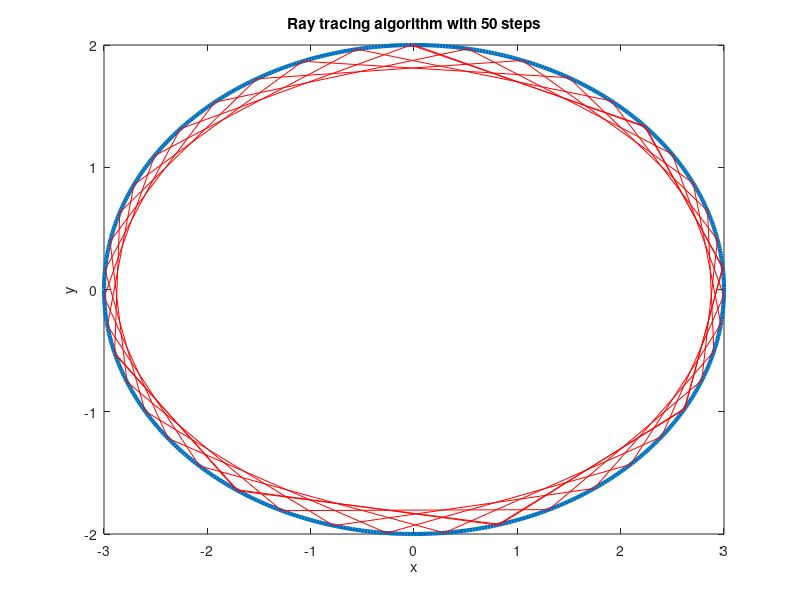

Source code (MATLAB):
clc; clear; close all

%% Problem1 (a)
close all;
clear;
clc;
f=@(x) x^3-3*x^2+3; %the function
x0 = 1;
x1 = 2;
fprintf("x(0)=1\n")
fprintf("x(1)=2\n")
for i=1:4
    f0=f(x0); %Calculating the value of function at x0
    f1=f(x1); %Calculating the value of function at x1
    y=x1-((x1-x0)/(f1-f0))*f1; %[x0,x1] is the interval of the root
    err=abs(y-x1);
    fprintf("x(%d)=%.16f\n ",i+1,y)
    x0=x1;
    x1=y;
end
%% Problem1 (b)
close all;
clear;
clc;
x(1) = 1.5;
ff = @(xx) xx^3-3*xx^2+3;
ffprime = @(xx) 3*xx^2 - 6*xx;
for i = 1:6
    % The actual Newton step
    x(i+1) = x(i) - ff(x(i))/ffprime(x(i));
    fprintf('x(%d)=%.16f\n', i-1,x(i));
end
%% Problem1 (c)
close all;
clear;
clc;
x(1) = 2.1;
ff = @(xx) xx^3 -3*xx^2+3;
ffprime = @(xx) 3*xx^2 - 6*xx;
for i = 1:8
    % The actual Newton step
    x(i+1) = x(i) - ff(x(i))/ffprime(x(i));
    fprintf('x(%d)=%.16f\n', i-1,x(i));
end


%% problem 4
close all;
clear;
clc;
x(1) = 3;
ff = @(xx) (xx/3)^2+(1-0.15*xx)^2-1;
ffprime = @(xx) (2/3)*(xx/3)+(2-0.3*xx)*(-0.3/2);
tol = 1e-6;
disp("x( 1) =3")
for i = 1:100
    % The actual Newton step
    x(i+1) = x(i) - ff(x(i))/ffprime(x(i));
    fprintf('x(%2d) =%.16f \n',i+1, x(i+1));
    if (abs(ff(x(i+1)))<tol)
        fprintf('Converged after %d iterations.\n', i);
        fprintf('x(%2d) =%.16f \n',i+1, x(i+1));
        fprintf('Rt = [%.16f, %.16f]',x(i+1), 2-0.3*x(i+1));
        break
    end
    
end

%% problem 5
close all;
clear;
clc;
x(1) = 0;
y(1) = 2;
u(1) = 1;
v(1) = -0.3; % set starting point and initial ray direction
tol = 1e-6; 
for ii = 1:50
    ff = @(tt) ((x(ii)+tt*u(ii))/3)^2+((y(ii)+tt*v(ii))/2)^2-1;
    ffprime = @(tt) 2*u(ii)*(x(ii)+tt*u(ii))/9 + (y(ii)+tt*v(ii))*v(ii)/2;
    t(1)=2;
    for jj = 1:100   
        t(jj+1)= t(jj) - ff(t(jj))/ffprime(t(jj));
        if (abs(ff(t(jj+1)))<tol)
            % fprintf('t(%3d) =%.16f \n',jj+1, t(jj+1));
            % fprintf('Rt = [%.16f, %.16f]\n',x(ii)+u(ii)*t(jj+1), y(ii)+v(ii)*t(jj+1));
            break
        end
    end   
    x(ii+1) = x(ii)+t(jj+1)*u(ii);
    y(ii+1) = y(ii)+t(jj+1)*v(ii);
    n1(ii+1) = (2/3)*x(ii+1);% first component of the normal vector
    n2(ii+1) = (3/2)*y(ii+1);% second component of the normal vector
    N = [n1(ii+1), n2(ii+1)];
    unit_n1 = (2/3)*x(ii+1)/(((2/3)*x(ii+1))^2+((3/2)*y(ii+1))^2)^(1/2);  % first component of the unit normal vector   
    unit_n2 = (3/2)*y(ii+1)/(((2/3)*x(ii+1))^2+((3/2)*y(ii+1))^2)^(1/2);  % second component of the unit normal vector
    unitN = [unit_n1, unit_n2];
    w1(ii) = u(ii)/sqrt((u(ii))^2+(v(ii))^2);
    w2(ii) = v(ii)/sqrt((u(ii))^2+(v(ii))^2);
    w = [w1(ii), w2(ii)];
    V = w- 2 * dot(w,unitN)*(unitN); % ray direction of the next iteration
    u(ii+1) = V(1);
    v(ii+1) = V(2);
end
P = [x', y'] % 50 pairs of points on the ellipse

% plot the ellipse
a=3;
b=2; 
x0=0; 
y0=0;
t=-pi:0.01:pi;
x=x0+3*cos(t);
y=y0+2*sin(t);
plot(x,y,'lineWidth', 3 );
hold on;

% plot 49 ray tracing lines
for ii = 1:49
    plot([P(ii,1), P(ii+1,1)], [P(ii, 2), P(ii+1, 2)], 'r');
    hold on;
end
title('Ray tracing algorithm with 50 steps');
xlabel('x');
ylabel('y');
hold off;

%% problem 6 (a)
close all;
clear;
clc;
ff = @(x) x^5-3*x^2+1;
A = -2:0.25:2; % the interval where we want to find the root. note that roots are at least 0.25 away from each other
tol = 1e-6;
for ii = 1:16 % 17 subintervals for bisection method altogether
    a = A(ii);
    b = A(ii+1);
    if ff(a)*ff(b)>0
        root(ii) = NaN;
    else
        nits = 0; 
        a_k = a; 
        b_k = b; 
        m_k = (b_k+a_k)/2; 
        while abs(ff(m_k)) > tol 
            nits = nits + 1; 
            m_k = (b_k+a_k)/2; 
            if sign(ff(m_k)) == sign(ff(a_k)) 
                a_k = m_k;
            else
                b_k = m_k;
            end
            break
        end
        root(ii) = m_k; 
    end
end
root=(root(~isnan(root)))
%% Problem6 (b)
f = @(x) x^5-3*x^2+1;
fprime = @(x) 5*x^4-6*x;
x(1) = -0.62;
tol = 1e-12;
for i = 1:100
    x(i+1) = x(i) - f(x(i))/fprime(x(i));
    if abs(x(i+1)-x(i))<tol
        fprintf('Converged after %d iterations.\n', i)
        fprintf('The first root is: %.12f\n', x(i+1))
        break;
    end
end

x(1) = 0.62;
tol = 1e-12;
for i = 1:100
    x(i+1) = x(i) - f(x(i))/fprime(x(i));
    if abs(x(i+1)-x(i))<tol
        fprintf('Converged after %d iterations.\n', i)
        fprintf('The second root is: %.12f\n', x(i+1))
        break;
    end
end

x(1) = 1.37;
tol = 1e-12;
for i = 1:100
    x(i+1) = x(i) - f(x(i))/fprime(x(i));
    if abs(x(i+1)-x(i))<tol
        fprintf('Converged after %d iterations.\n', i)
        fprintf('The third root is: %.12f\n', x(i+1))
        break;
    end
end


